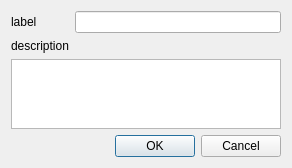
<?xml version="1.0" encoding="UTF-8"?>
<ui version="4.0">
 <class>LocationCreationDialog</class>
 <widget class="QDialog" name="LocationCreationDialog">
  <property name="geometry">
   <rect>
    <x>0</x>
    <y>0</y>
    <width>292</width>
    <height>162</height>
   </rect>
  </property>
  <property name="windowTitle">
   <string>Dialog</string>
  </property>
  <layout class="QGridLayout" name="gridLayout">
   <item row="0" column="0">
    <widget class="QLabel" name="label">
     <property name="text">
      <string>label</string>
     </property>
    </widget>
   </item>
   <item row="0" column="1">
    <widget class="QLineEdit" name="labelEdit"/>
   </item>
   <item row="2" column="0" colspan="2">
    <widget class="QPlainTextEdit" name="descriptionEdit"/>
   </item>
   <item row="3" column="0" colspan="2">
    <widget class="QDialogButtonBox" name="buttonBox">
     <property name="orientation">
      <enum>Qt::Horizontal</enum>
     </property>
     <property name="standardButtons">
      <set>QDialogButtonBox::Cancel|QDialogButtonBox::Ok</set>
     </property>
    </widget>
   </item>
   <item row="1" column="0">
    <widget class="QLabel" name="label_2">
     <property name="text">
      <string>description</string>
     </property>
    </widget>
   </item>
  </layout>
 </widget>
 <resources/>
 <connections>
  <connection>
   <sender>buttonBox</sender>
   <signal>rejected()</signal>
   <receiver>LocationCreationDialog</receiver>
   <slot>reject()</slot>
   <hints>
    <hint type="sourcelabel">
     <x>316</x>
     <y>260</y>
    </hint>
    <hint type="destinationlabel">
     <x>286</x>
     <y>274</y>
    </hint>
   </hints>
  </connection>
 </connections>
</ui>
